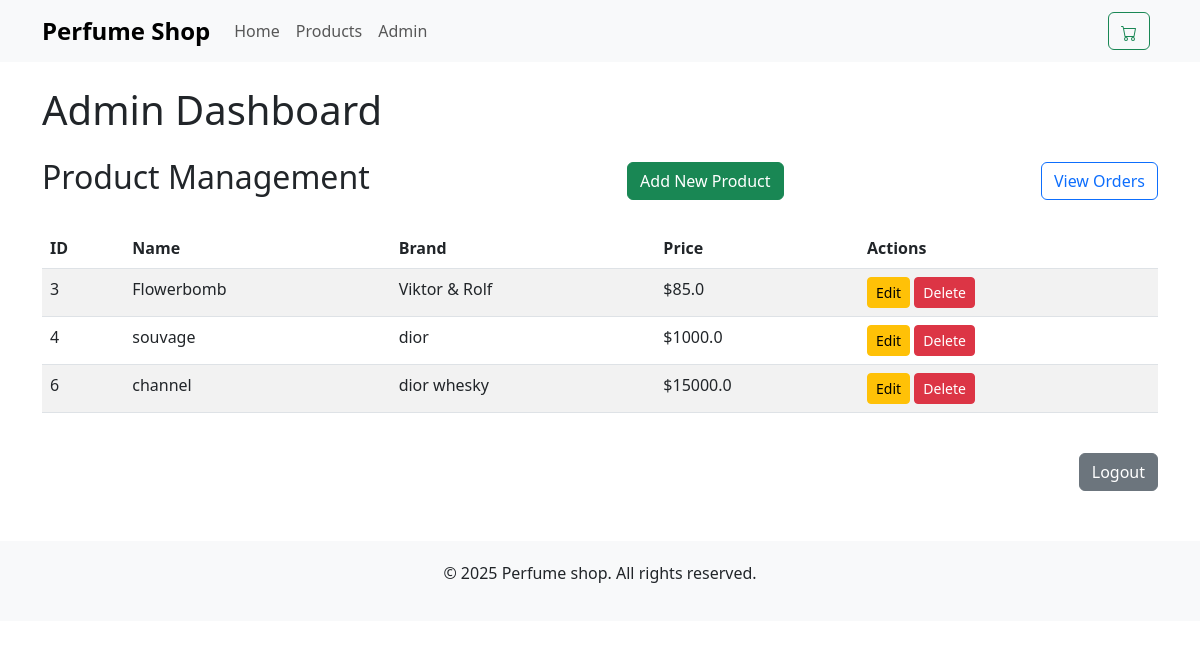
/admin/dashboard (signed in), run on an earlier commit of the app's database.
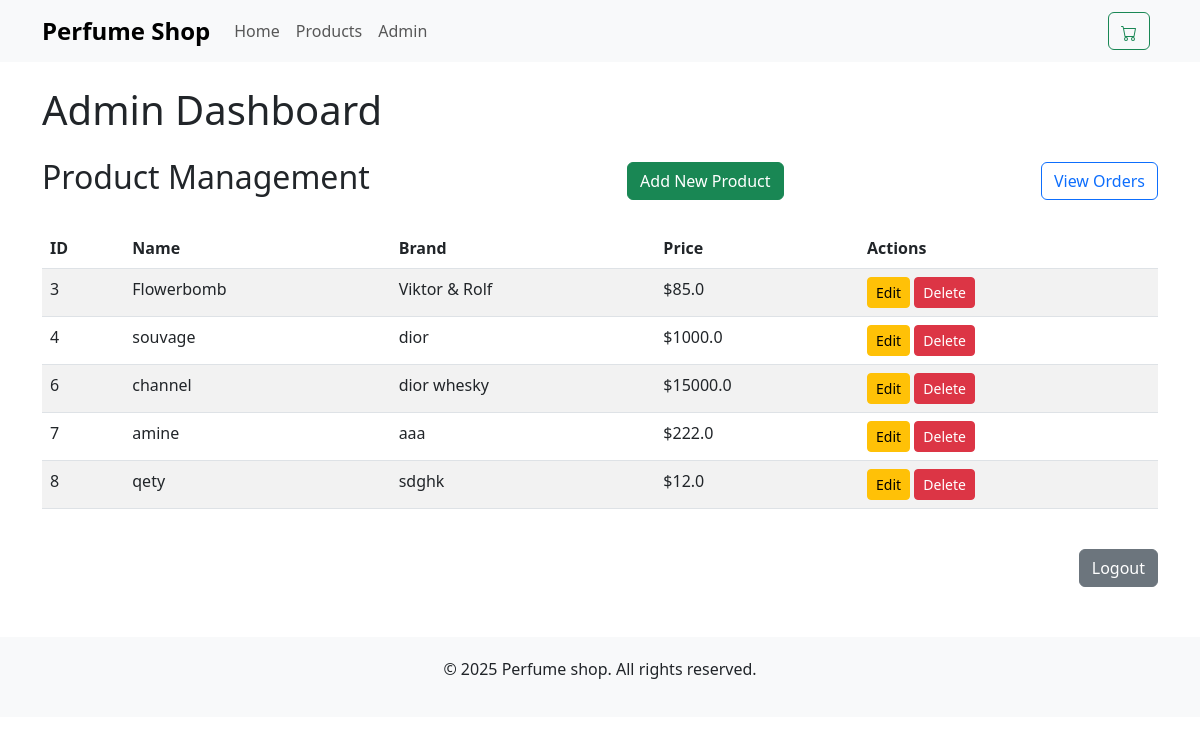
And on a later commit of the database.
### app.py (models this page shows)
class Product(db.Model):
    id = db.Column(db.Integer, primary_key=True)
    name = db.Column(db.String(100), nullable=False)
    brand = db.Column(db.String(100), nullable=False)
    description = db.Column(db.Text, nullable=False)
    price = db.Column(db.Float, nullable=False)
    image_url = db.Column(db.String(200), nullable=False)

### app.py (the view)
@app.route('/admin/dashboard')
def admin_dashboard():
    if not session.get('admin_logged_in'):
        flash('Please login first', 'warning')
        return redirect(url_for('admin_login'))
    products = Product.query.all()
    return render_template('admin_dashboard.html', products=products)

### app.py (called while the page is built)
@app.context_processor
def inject_cart_count():
    def get_cart_count():
        cart = session.get('cart', {})
        return sum(item['quantity'] for item in cart.values())
    return dict(get_cart_count=get_cart_count)

### templates/admin_dashboard.html (shortened to what this page needs)
{% extends "base.html" %}
{% block content %}
<h1 class="mb-4">Admin Dashboard</h1>
<div class="d-flex justify-content-between align-items-center mb-4">
    <h2>Product Management</h2>
    <a href="{{ url_for('add_product') }}" class="btn btn-success">Add New Product</a>
    <a href="{{ url_for('admin_orders') }}" class="btn btn-outline-primary">View Orders</a>
</div>
<div class="table-responsive">
    <table class="table table-striped">
        <thead>
            <tr>
                <th>ID</th>
                <th>Name</th>
                <th>Brand</th>
                <th>Price</th>
                <th>Actions</th>
            </tr>
        </thead>
        <tbody>
            {% for product in products %}
                <tr>
                    <td>{{ product.id }}</td>
                    <td>{{ product.name }}</td>
                    <td>{{ product.brand }}</td>
                    <td>${{ product.price }}</td>
                        <td>
                            <a href="{{ url_for('edit_product', product_id=product.id) }}" class="btn btn-sm btn-warning">Edit</a>
                            <form method="POST" action="{{ url_for('delete_product', product_id=product.id) }}" style="display:inline;">
                                <button type="submit" class="btn btn-sm btn-danger" onclick="return confirm('Are you sure you want to delete this product?')">Delete</button>
                            </form>
                        </td>
                </tr>
            {% endfor %}
        </tbody>
    </table>
</div>
<div class="text-end mt-4">
    <a href="{{ url_for('admin_logout') }}" class="btn btn-secondary">Logout</a>
</div>
{% endblock %}

What changed in the data, as far as the page shows it:
added Product: id "7", name "amine", brand "aaa", price "222.0"
added Product: id "8", name "qety", brand "sdghk", price "12.0"
